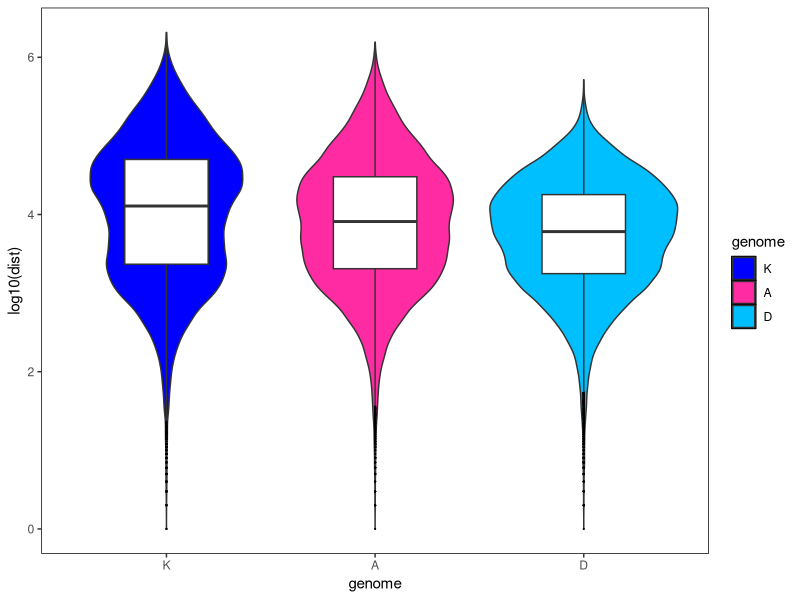

Source code (R):

library(ggplot2)
library(plyr)

data<-read.table("ThreeGenomes_IntergenicDist.txt",header=T)

neworder =c("K","A","D")

mydata <- arrange(transform(data,genome=factor(genome,levels=neworder)),genome)


q<-ggplot(mydata,aes(x=genome,y=log10(dist),fill=genome)) + 
  geom_violin()+  scale_fill_manual(values=c("blue","#FF2BA3","#00BFFF"))+
  geom_boxplot(fill="white",width=0.4,outlier.size = 0.1, outlier.color = "black")+
  theme(panel.background=element_rect(fill="white",color="black"),
        panel.grid.major = element_blank(),panel.grid.minor = element_blank())
q
